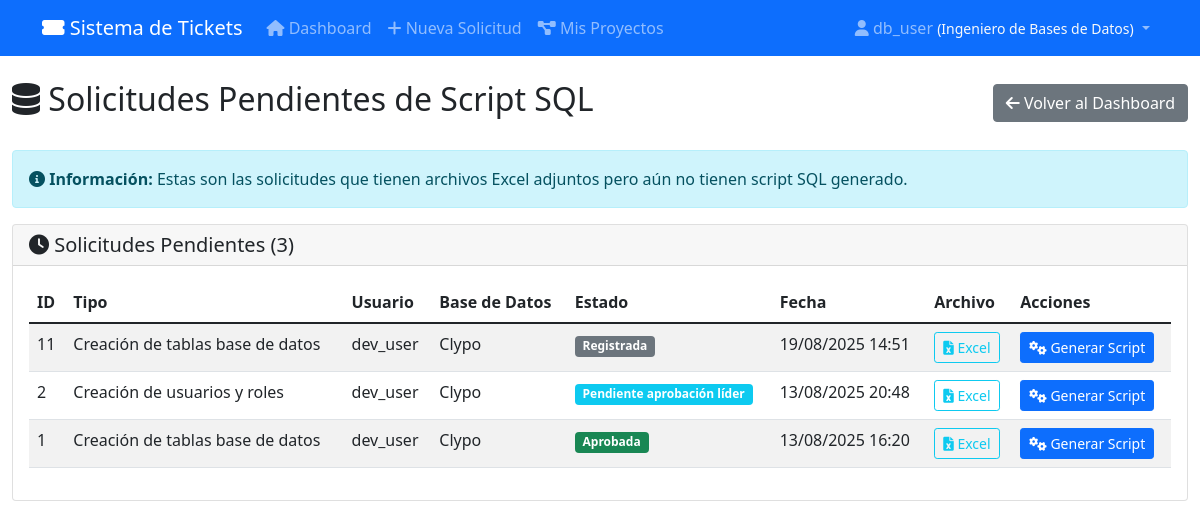
The page /pendientes-script/ (signed in) on the database as committed earlier.
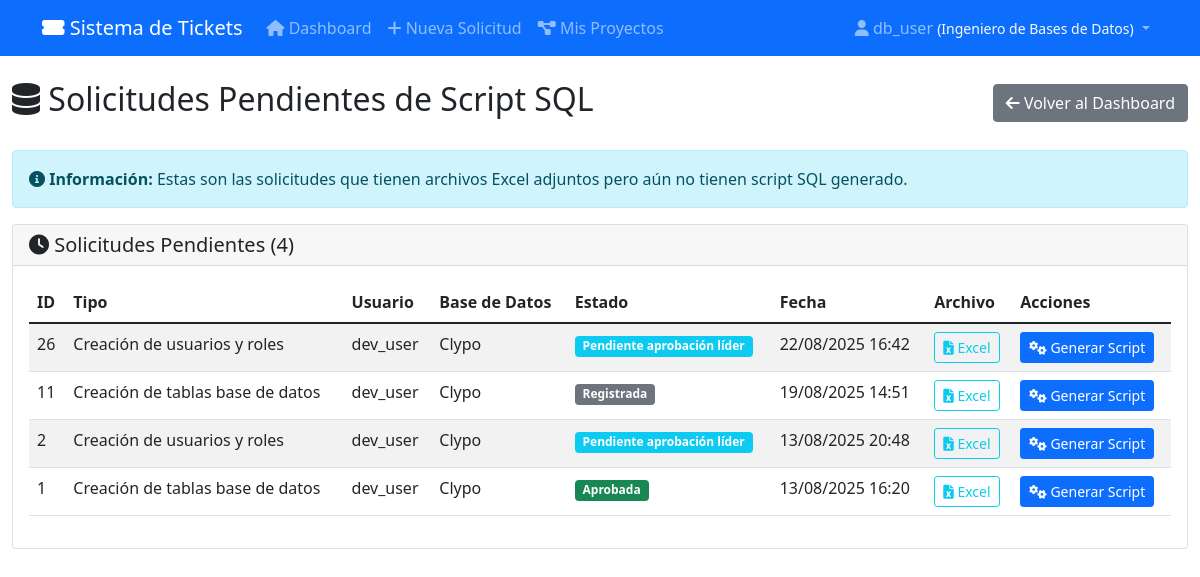
The same page on the database as committed later.
### tickets/models.py (models this page shows, shortened)
class Solicitud(models.Model):
    TIPOS_SOLICITUD = [
        ('crear_tabla', 'Creación de tablas base de datos'),
        ('modificar_tabla', 'Modificación de tabla base de datos'),
        ('compilar_objetos', 'Compilación de objetos'),
        ('asignar_permisos', 'Asignación de permisos'),
        ('crear_usuarios', 'Creación de usuarios y roles'),
        ('pull_request', 'Solicitud pull request'),
        ('despliegue', 'Solicitud de despliegue'),
        ('crear_bd', 'Creación de bases de datos'),
        ('crear_esquemas', 'Creación de esquemas'),
        ('compilar_scripts_qa', 'Compilación de scripts de tickets en QA'),
        ('compilar_scripts_pu', 'Compilación de scripts de tickets en PU'),
    ]
    TIPOS_ARCHIVO = [
        ('excel', 'Excel'),
        ('zip', 'ZIP'),
        ('sql', 'SQL'),
    ]
    ESTADOS = [
        ('registrada', 'Registrada'),
        ('revision', 'En revisión'),
        ('aprobada', 'Aprobada'),
        ('rechazada', 'Rechazada'),
        ('finalizada', 'Finalizada'),
        ('cancelada', 'Cancelada'),
        ('pendiente_aprobacion_lider', 'Pendiente aprobación líder'),
    ]
    AMBIENTES = [
        ('desarrollo', 'Desarrollo'),
        ('qa', 'QA'),
        ('pu', 'Producción'),
        ('todos', 'Todos los ambientes'),
    ]
    TIPOS_BD = ['crear_tabla', 'modificar_tabla', 'asignar_permisos', 'crear_usuarios', 'crear_bd', 'crear_esquemas']
    TIPOS_DEVOPS = ['pull_request', 'despliegue']
    TIPOS_COMPILACION = ['compilar_objetos', 'compilar_scripts_qa', 'compilar_scripts_pu']
    proyecto = models.ForeignKey(Proyecto, on_delete=models.CASCADE,
                                related_name='solicitudes', verbose_name="Proyecto",  null=True, blank=True)
    tipo_solicitud = models.CharField(max_length=30, choices=TIPOS_SOLICITUD)
    tipo_archivo = models.CharField(max_length=10, choices=TIPOS_ARCHIVO, blank=True, null=True)
    archivo_adjunto = models.FileField(upload_to='solicitudes/', blank=True, null=True)
    estado = models.CharField(max_length=30, choices=ESTADOS, default='registrada')
    descripcion = models.TextField(blank=True, null=True)
    fecha_creacion = models.DateTimeField(auto_now_add=True)
    fecha_modificacion = models.DateTimeField(auto_now=True)
    usuario = models.ForeignKey(User, on_delete=models.CASCADE)
    base_datos_aplicacion = models.CharField(max_length=100, help_text="Base de datos o aplicación donde se aplicará")
    correo_notificacion = models.EmailField(help_text="Correo para notificaciones")
    ambientes_ejecucion = models.JSONField(default=list, blank=True, help_text="Ambientes donde ejecutar (para scripts)")
    lider_proyecto = models.ForeignKey(User, on_delete=models.SET_NULL, null=True, blank=True,
                                     related_name='solicitudes_lideradas',
                                     help_text="Líder que debe aprobar (para creación de usuarios)")
    url_commit = models.URLField(blank=True, null=True)
    nombre_branch = models.CharField(max_length=100, blank=True, null=True)
    entorno = models.CharField(max_length=50, blank=True, null=True)
    script_sql_generado = models.TextField(blank=True, null=True)
    estructura_validada = models.BooleanField(default=False, help_text="Si la estructura del archivo fue validada")
    usuario_creado = models.CharField(max_length=100, blank=True, null=True)
    password_generado = models.CharField(max_length=100, blank=True, null=True)
    class Meta:
        ordering = ['-fecha_creacion']

### tickets/views.py (the view)
# urls.py: path('pendientes-script/', views.solicitudes_pendientes_script, name='solicitudes_pendientes_script'),
@login_required
def solicitudes_pendientes_script(request):
    user_profile = UserProfile.objects.get_or_create(user=request.user)[0]
    if user_profile.role not in ['admin', 'db']:
        messages.error(request, 'No tienes permisos para acceder a esta sección.')
        return redirect('dashboard')
    solicitudes_pendientes = Solicitud.objects.filter(
        tipo_solicitud__in=Solicitud.TIPOS_BD,
        archivo_adjunto__isnull=False,
        tipo_archivo='excel',
        script_sql_generado__isnull=True
    ).order_by('-fecha_creacion')
    paginator = Paginator(solicitudes_pendientes, 10)
    page_number = request.GET.get('page')
    page_obj = paginator.get_page(page_number)
    context = {
        'page_obj': page_obj,
        'user_profile': user_profile,
    }
    return render(request, 'tickets/solicitudes_pendientes_script.html', context)

### templates/tickets/solicitudes_pendientes_script.html (shortened to what this page needs)
{% extends 'base.html' %}
{% block content %}
<div class="d-flex justify-content-between align-items-center mb-4">
    <h2><i class="fas fa-database"></i> Solicitudes Pendientes de Script SQL</h2>
    <a href="{% url 'dashboard' %}" class="btn btn-secondary">
        <i class="fas fa-arrow-left"></i> Volver al Dashboard
    </a>
</div>
<div class="alert alert-info">
    <i class="fas fa-info-circle"></i>
    <strong>Información:</strong> Estas son las solicitudes que tienen archivos Excel adjuntos pero aún no tienen script SQL generado.
</div>
<div class="card">
    <div class="card-header">
        <h5 class="mb-0"><i class="fas fa-clock"></i> Solicitudes Pendientes ({{ page_obj.paginator.count }})</h5>
    </div>
    <div class="card-body">
        {% if page_obj %}
            <div class="table-responsive">
                <table class="table table-striped">
                    <thead>
                        <tr>
                            <th>ID</th>
                            <th>Tipo</th>
                            <th>Usuario</th>
                            <th>Base de Datos</th>
                            <th>Estado</th>
                            <th>Fecha</th>
                            <th>Archivo</th>
                            <th>Acciones</th>
                        </tr>
                    </thead>
                    <tbody>
                        {% for solicitud in page_obj %}
                        <tr>
                            <td>{{ solicitud.id }}</td>
                            <td>{{ solicitud.get_tipo_solicitud_display }}</td>
                            <td>
                                {{ solicitud.usuario.username }}
                            </td>
                            <td>{{ solicitud.base_datos_aplicacion }}</td>
                            <td>
                                <span class="badge bg-{% if solicitud.estado == 'registrada' %}secondary{% elif solicitud.estado == 'revision' %}warning{% elif solicitud.estado == 'aprobada' %}success{% elif solicitud.estado == 'rechazada' %}danger{% elif solicitud.estado == 'cancelada' %}dark{% elif solicitud.estado == 'pendiente_aprobacion_lider' %}info{% else %}primary{% endif %}">
                                    {{ solicitud.get_estado_display }}
                                </span>
                            </td>
                            <td>{{ solicitud.fecha_creacion|date:"d/m/Y H:i" }}</td>
                            <td>
                                {% if solicitud.archivo_adjunto %}
                                    <a href="{{ solicitud.archivo_adjunto.url }}" target="_blank" class="btn btn-sm btn-outline-info">
                                        <i class="fas fa-file-excel"></i> Excel
                                    </a>
                                {% endif %}
                            </td>
                            <td>
                                <a href="{% url 'detalle_solicitud' solicitud.pk %}" class="btn btn-sm btn-primary">
                                    <i class="fas fa-cogs"></i> Generar Script
                                </a>
                            </td>
                        </tr>
                        {% endfor %}
                    </tbody>
                </table>
            </div>
        {% endif %}
    </div>
</div>
{% endblock %}

Rows that differ between the two databases and show on the page:
added Solicitud: id "26", tipo_solicitud "Creación de usuarios y roles", usuario.username "dev_user", base_datos_aplicacion "Clypo", estado "Pendiente aprobación líder", fecha_creacion "22/08/2025 16:42"
Other text that changed with them:
{{ page_obj.paginator.count }}: "3" → "4"
